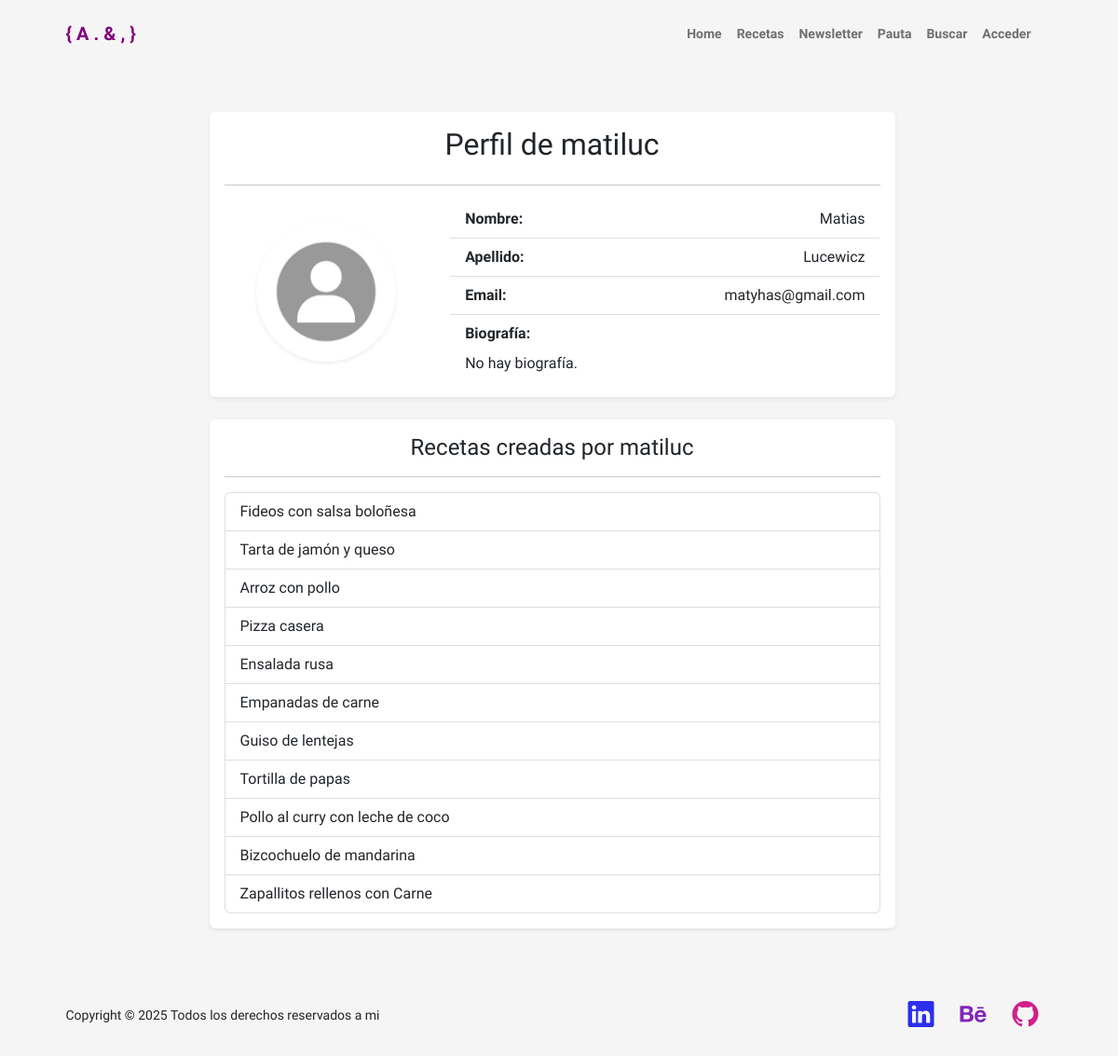
The page /perfil/matiluc/ on the database its author committed.
### portfolio/models.py (models this page shows, shortened)
class Perfil(models.Model):
    user = models.OneToOneField(User, on_delete=models.CASCADE)
    avatar = models.ImageField(upload_to='avatars/', null=True, blank=True, default='portfolio/img/default-avatar.jpg')
    biografia = models.TextField(blank=True)
    def get_avatar_url(self):
        if self.avatar and os.path.isfile(self.avatar.path):
            return self.avatar.url
        return static('portfolio/img/default-avatar.jpg')

class Receta(models.Model):
    titulo = models.CharField(max_length=100)
    foto = models.ImageField(upload_to='recetas/', null=True, blank=True)
    categorias = models.ManyToManyField('Categorias', blank=True)
    receta = RichTextField(blank=False)
    fecha = models.DateField(default=timezone.now)  # <-- FECHA
    autor = models.ForeignKey(User, on_delete=models.CASCADE)  # <-- AUTOR

### portfolio/views.py (the view)
# urls.py: path('perfil/<str:username>/', views.perfil_publico, name='perfil_publico'), # PARA VER PERFIL PÚBLICO
def perfil_publico(request, username):
    try:
        user = User.objects.get(username=username)
    except User.DoesNotExist:
        return redirect('404')
    recetas = Receta.objects.filter(autor=user)
    return render(request, 'portfolio/usuario/perfil_publico.html', {
        'user': user,
        'recetas': recetas
    })

### portfolio/templates/portfolio/usuario/perfil_publico.html (shortened to what this page needs)
{% extends 'portfolio/padre.html' %}
{% load static %}
{% block contenido %}
<div class="container py-5">
    <div class="row justify-content-center">
        <div class="col-12 col-md-8">
            <div class="card shadow-sm border-0 rounded-lg">
                <div class="card-body">
                    <h2 class="card-title text-center mb-4">Perfil de {{ user.username }}</h2>
                    <hr>
                    <div class="row align-items-center">
                        <div class="col-12 col-md-4 text-center mb-4 mb-md-0">
                            <img id="avatar_preview"
                                src="{{ user.perfil.get_avatar_url }}"
                                alt="Avatar"
                                class="rounded-circle img-fluid shadow-sm"
                                style="width: 150px; height: 150px; object-fit: cover;">
                        </div>
                        <div class="col-12 col-md-8">
                            <ul class="list-group list-group-flush">
                                <li class="list-group-item d-flex justify-content-between align-items-center">
                                    <strong>Nombre:</strong>
                                    <span>{{ user.first_name|default:"-" }}</span>
                                </li>
                                <li class="list-group-item d-flex justify-content-between align-items-center">
                                    <strong>Apellido:</strong>
                                    <span>{{ user.last_name|default:"-" }}</span>
                                </li>
                                <li class="list-group-item d-flex justify-content-between align-items-center">
                                    <strong>Email:</strong>
                                    <span>{{ user.email|default:"-" }}</span>
                                </li>
                                <li class="list-group-item">
                                    <strong>Biografía:</strong>
                                    <p class="mt-2 mb-0">{{ user.perfil.biografia|default:"No hay biografía." }}</p>
                                </li>
                            </ul>
                        </div>
                    </div>
                </div>
            </div>
            <div class="card shadow-sm border-0 rounded-lg mt-4">
                <div class="card-body">
                    <h4 class="card-title text-center mb-3">Recetas creadas por {{ user.username }}</h4>
                    <hr>
                    {% if recetas %}
                        <div class="list-group">
                            {% for receta in recetas %}
                                <a href="{% url 'detalle_receta' receta.pk %}" class="list-group-item list-group-item-action">
                                    {{ receta.titulo }}
                                </a>
                            {% endfor %}
                        </div>
                    {% else %}
                        <p class="text-center text-muted">No hay recetas creadas por este usuario.</p>
                    {% endif %}
                </div>
            </div>
        </div>
    </div>
</div>
{% endblock %}

### rows shown on the page
Receta: titulo "Fideos con salsa boloñesa"
Receta: titulo "Tarta de jamón y queso"
Receta: titulo "Arroz con pollo"
Receta: titulo "Pizza casera"
Receta: titulo "Ensalada rusa"
Receta: titulo "Empanadas de carne"
Receta: titulo "Guiso de lentejas"
Receta: titulo "Tortilla de papas"
Receta: titulo "Pollo al curry con leche de coco"
Receta: titulo "Bizcochuelo de mandarina"
Receta: titulo "Zapallitos rellenos con Carne"

### other values the page prints
{{ user.username }} "matiluc"
{{ user.first_name|default:"-" }} "Matias"
{{ user.last_name|default:"-" }} "Lucewicz"
{{ user.email|default:"-" }} "matyhas@gmail.com"
{{ user.perfil.biografia|default:"No hay biografía." }} "No hay biografía."
